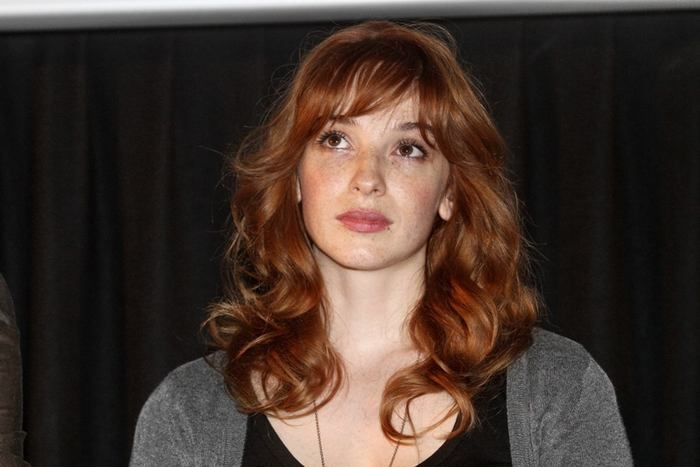
#> input picture stuffCode/editorImgs/vk.jpg, 700 x 467 px; its folder holds 2 pictures in this run
$ python image.py vk.jpg
#> lines starting #> are read from the running program, lines starting #| are printed output that depends on the picture
# @sivlaralth
# Sergio Ballen

# pip3 install Pillow
from __future__ import print_function
import glob, os
# import os, sys
from PIL import Image

size = (128, 128)

#read sys -> python3 image.py file.xxx
def runSys ():
  print(':D')
  for infile in sys.argv[1:]:
    f, e = os.path.splitext(infile)
    outfile = f + ".jpg"
    if infile != outfile:
      try:
        Image.open(infile).save(outfile)
      except IOError:
          print("cannot convert", infile)

# read folder .jpg's
def run ():
  for infile in glob.glob("*.jpg"):
    file, ext = os.path.splitext(infile)
    im = Image.open(infile)
#> im is the input picture: PIL image 700x467 RGB; mean R, G, B 67.5, 52.6, 45
    im.thumbnail(size)
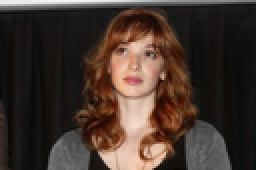
#> im: PIL image 128x85 RGB (shown 2 times larger); mean R, G, B 67.6, 52.7, 45.1
    im.save(file + "_small.jpg", "JPEG")

if __name__ == '__main__':
  run()
